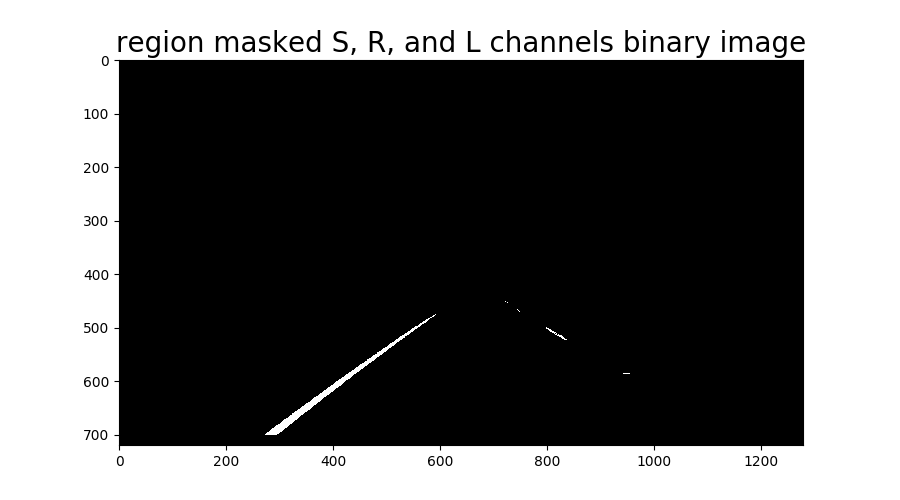
#> input picture output_images/3_thresh+reg_mask_images/test6.png, 900 x 500 px, given in place of test6.jpg, which was not available
$ python combined_thresh_test.py   (older library calls are emulated)
#> lines starting #> are read from the running program, lines starting #| are printed output that depends on the picture; after the words box and inside, x2 and y2 are one past the last pixel; in counts of white or black regions, pixels touching at a corner belong together; pictures that were not available may be replaced by others from this repository, and a replacement may not be noted
### image_utils/image_thresholder.py
import numpy as np
import cv2


def gray_binary_thresh(rgb_image, thresh_min, thresh_max):
    gray = cv2.cvtColor(rgb_image, cv2.COLOR_RGB2GRAY)
    binary = np.zeros_like(gray)
    binary[(gray > thresh_min) & (gray <= thresh_max)] = 1
    return binary


# [22 lines left out: functions sobel_gray_thresh, red_channel_sobol_thresh, not called in this run]


def red_channel_thresh(rgb_img, thresh_min, thresh_max):
    R = rgb_img[:, :, 0]

    binary_img = np.zeros_like(R)
    binary_img[(R > thresh_min) & (R <= thresh_max)] = 1
    return binary_img


def s_channel_thresh(rgb_img, thresh_min, thresh_max):
    HLS = cv2.cvtColor(rgb_img, cv2.COLOR_RGB2HLS)
    S = HLS[:, :, 2]

    binary_img = np.zeros_like(S)
    binary_img[(S > thresh_min) & (S <= thresh_max)] = 1
    return binary_img


def l_channel_thresh(rgb_img, thresh_min, thresh_max):
    HLS = cv2.cvtColor(rgb_img, cv2.COLOR_RGB2HLS)
    L = HLS[:, :, 1]

    binary_img = np.zeros_like(L)
    binary_img[(L > thresh_min) & (L <= thresh_max)] = 1
    return binary_img


def combined_thresh(rgb_img):
    red_binary = red_channel_thresh(rgb_img, thresh_min=200, thresh_max=255)
    s_binary = s_channel_thresh(rgb_img, thresh_min=110, thresh_max=255)
    l_binary = l_channel_thresh(rgb_img, thresh_min=110, thresh_max=255)
    gray_binary = gray_binary_thresh(rgb_img, thresh_min=200, thresh_max=255)

    return (s_binary & red_binary) | (l_binary & gray_binary)

### image_utils/tests/combined_thresh_test.py
import numpy as np
import matplotlib.pyplot as plt
import cv2

import image_utils.image_thresholder as it

mtx = np.load('../../camera_calibration/saved_data_to_calibrate_images/mtx.npy')
#> (reads camera_calibration/saved_data_to_calibrate_images/mtx.npy from the repository)
dist = np.load('../../camera_calibration/saved_data_to_calibrate_images/dist.npy')
#> (reads camera_calibration/saved_data_to_calibrate_images/dist.npy from the repository)

# load in the image files using glob
src_filename = 'test6.jpg'
bgr_image = cv2.imread('../../test_images/' + src_filename)
#> bgr_image is the input picture: shape (500, 900, 3); min 0, max 255, mean 102.8
rgb_image = cv2.cvtColor(bgr_image, cv2.COLOR_BGR2RGB)

undistorted_image = cv2.undistort(rgb_image, mtx, dist, None, mtx)
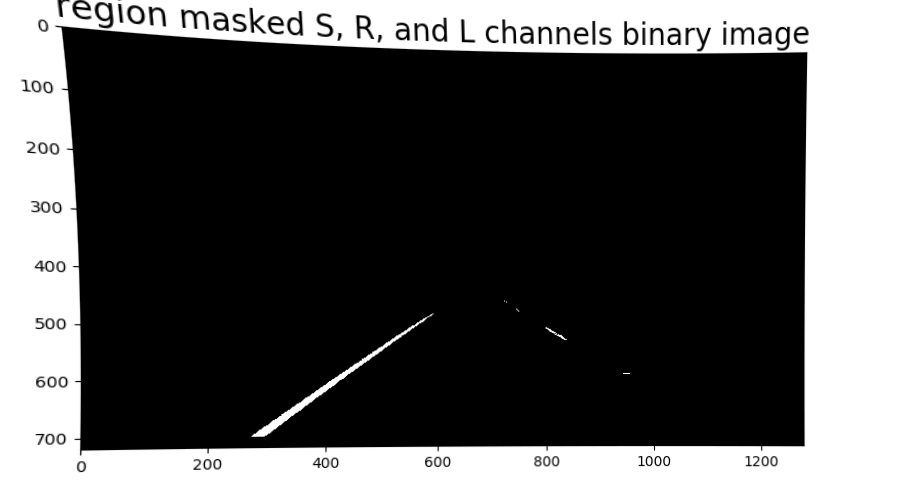
#> undistorted_image: shape (500, 900, 3); min 0, max 255, mean 86.5

binary_img = it.combined_thresh(rgb_img=undistorted_image)
#> in combined_thresh, `red_binary = red_channel_thresh(rgb_img, thresh_min=200, thresh_max=255)`:
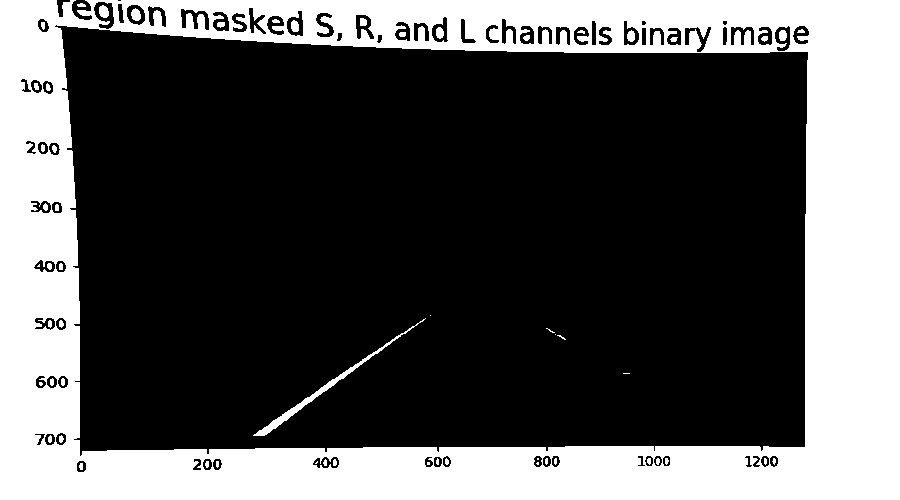
#> red_binary: shape (500, 900); values 0 (black) and 1 (white), 33.2% white; 58 white regions (17 under 20 px), largest, box (x1, y1, x2, y2) and area: (0, 0, 900, 500) 146681, (253, 318, 426, 436) 901, (99, 5, 109, 18) 102
#> in s_channel_thresh, `HLS = cv2.cvtColor(rgb_img, cv2.COLOR_RGB2HLS)`: HLS: shape (500, 900, 3); mean of channels 0, 1, 2 0, 86.5, 0
#> in s_channel_thresh, `S = HLS[:, :, 2]`: S: shape (500, 900); every value is 0
#> in combined_thresh, `l_binary = l_channel_thresh(rgb_img, thresh_min=110, thresh_max=255)`:
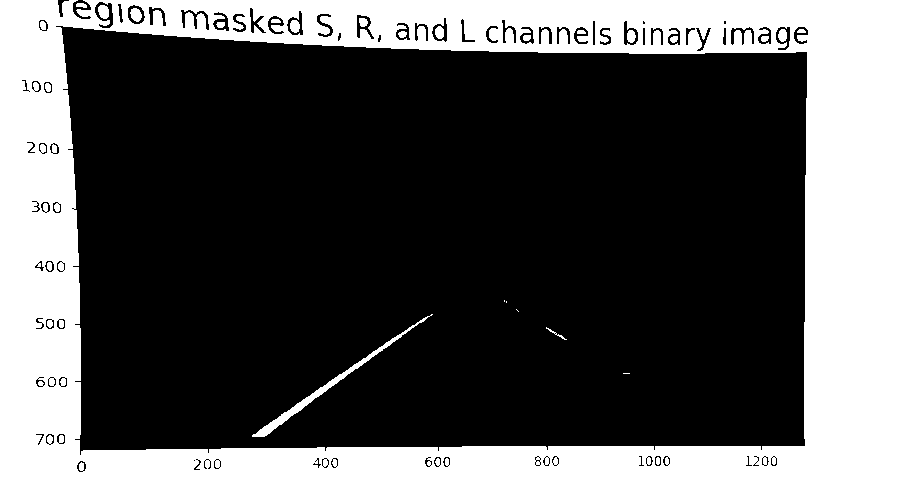
#> l_binary: shape (500, 900); values 0 (black) and 1 (white), 34.2% white; 26 white regions (4 under 20 px), largest, box (x1, y1, x2, y2) and area: (0, 0, 900, 500) 151434, (252, 314, 433, 437) 1117, (98, 5, 109, 19) 125

plt.title('S, R, and L channels binary image\nfile: {}'.format(src_filename), fontsize=20)
plt.imshow(binary_img, cmap='gray')
plt.show()
